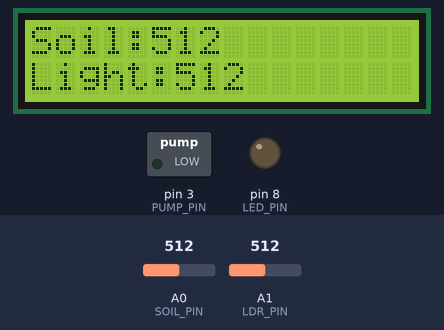
Bench run of a sketch on a simulated Arduino Uno, built with avr-gcc and run on an emulated ATmega328P. On the bench: 16×2 character LCD, switched loads named in the sketch (green lamp = pin HIGH), output pins drawn as LEDs (lit = HIGH). Dashed ring = blinking. The inputs (shaded band) are chosen by the test bench; at power-on: A0 (SOIL_PIN) = 512, A1 (LDR_PIN) = 512. What the sketch prints to the serial monitor is not drawn.

Above: at 1.2 s.
1.3 s: A0 (SOIL_PIN) set to 410
At 2.8 s:
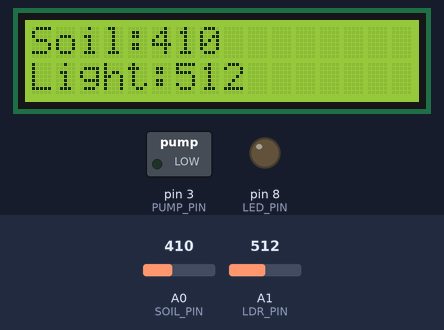
3.1 s: A0 (SOIL_PIN) set to 390
At 4.0 s:
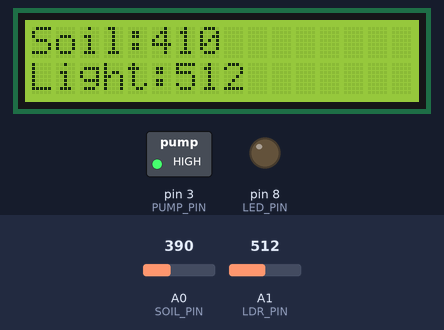
6.2 s: A1 (LDR_PIN) set to 457
At 8.5 s:
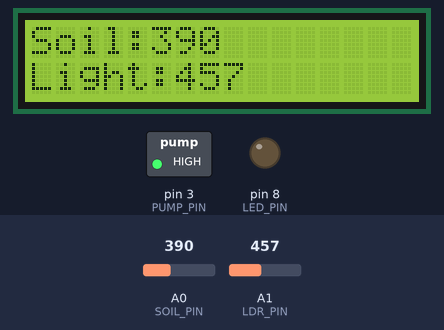
9.2 s: A1 (LDR_PIN) set to 440
At 11.5 s:
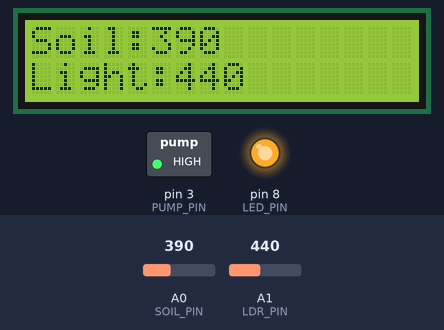
12.3 s: A1 (LDR_PIN) set to 460
At 14.1 s:
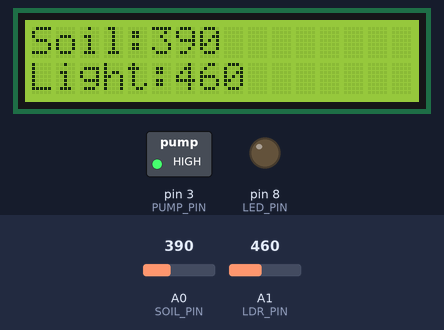
15.3 s: A0 (SOIL_PIN) set to 460
At 16.8 s:
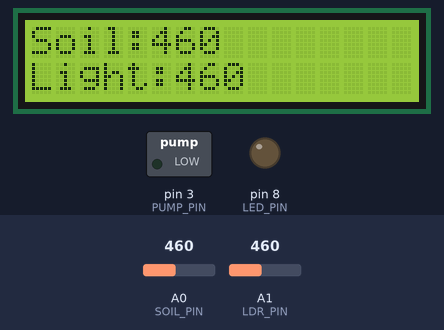
Timing chart, 0 to 18.3 s (numbered marks = the images above; inputs shaded):
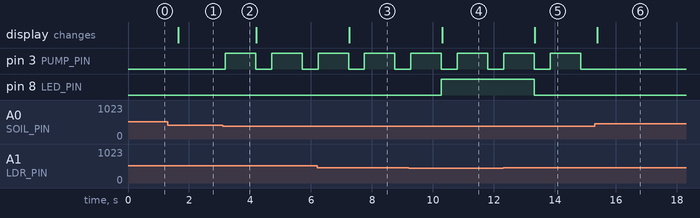

Measured:
- the behaviour switches between 400 and 399 on A0 (SOIL_PIN) (found by bisection; images 1 and 2)
- the behaviour switches between 450 and 449 on A1 (LDR_PIN) (found by bisection; images 3 and 4)
- after the input at 1.3 s, the display: changes after 0.35 s (image 1)
- after the input at 3.1 s, pin 3 (PUMP_PIN): alternates HIGH for 1.0 s and LOW for 0.52 s, starting after 0.09 s
- after the input at 6.2 s, the display: changes after 1.1 s (image 3)
- after the input at 9.2 s, pin 8 (LED_PIN): LOW → HIGH after 1.1 s; the display: changes after 1.1 s (image 4)
- after the input at 12.3 s, pin 8 (LED_PIN): HIGH → LOW after 1.0 s; the display: changes after 1.0 s (image 5)
- after the input at 15.3 s, pin 3 (PUMP_PIN): stops changing and stays LOW; the display: changes after 0.08 s (image 6)

The sketch:

aquagrow_arduino_22.ino
```cpp
#include <Wire.h>
#include <LiquidCrystal_I2C.h>


int  SOIL_PIN=A0;
int LDR_PIN=A1;
int PUMP_PIN=3;
int  LED_PIN=8;


LiquidCrystal_I2C lcd(0x27, 16, 2);


int soilValue = 0;
int ldrValue = 0;

void setup() {
  Serial.begin(9600);

  pinMode(PUMP_PIN, OUTPUT);
  pinMode(LED_PIN, OUTPUT);

  lcd.init();
  lcd.backlight();
}

void loop() {


  soilValue = analogRead(SOIL_PIN);
  ldrValue = analogRead(LDR_PIN);


  if (soilValue < 400) {
    digitalWrite(PUMP_PIN, HIGH);
    delay(1000);
    digitalWrite(PUMP_PIN, LOW);
  }


  if (ldrValue < 450) {
    digitalWrite(LED_PIN, HIGH);
  } else {
    digitalWrite(LED_PIN, LOW);
  }


  lcd.clear();
  lcd.setCursor(0,0);
  lcd.print("Soil:");
  lcd.print(soilValue);
  lcd.setCursor(0,1);
  lcd.print("Light:");
  lcd.print(ldrValue);


  Serial.print("Soil:");
  Serial.print(soilValue);
  Serial.print(" | Light:");
  Serial.println(ldrValue);

  delay(500);
}
```
